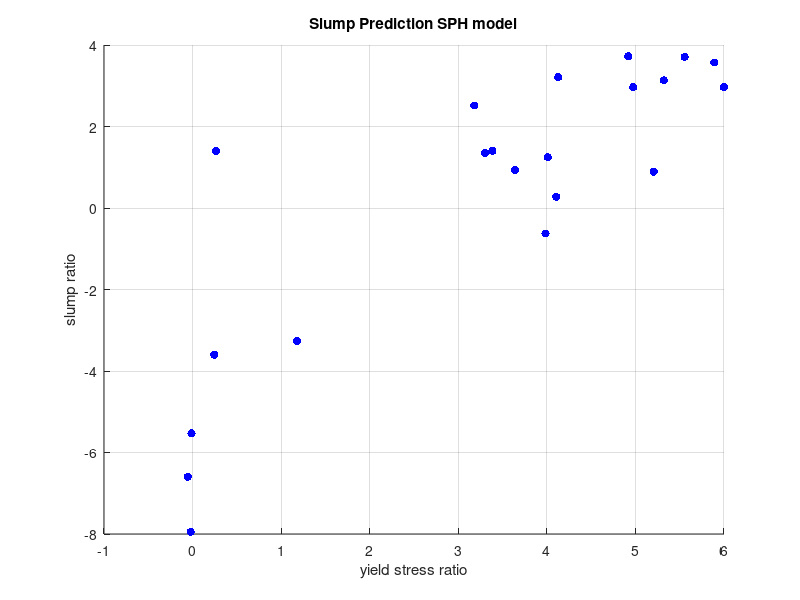
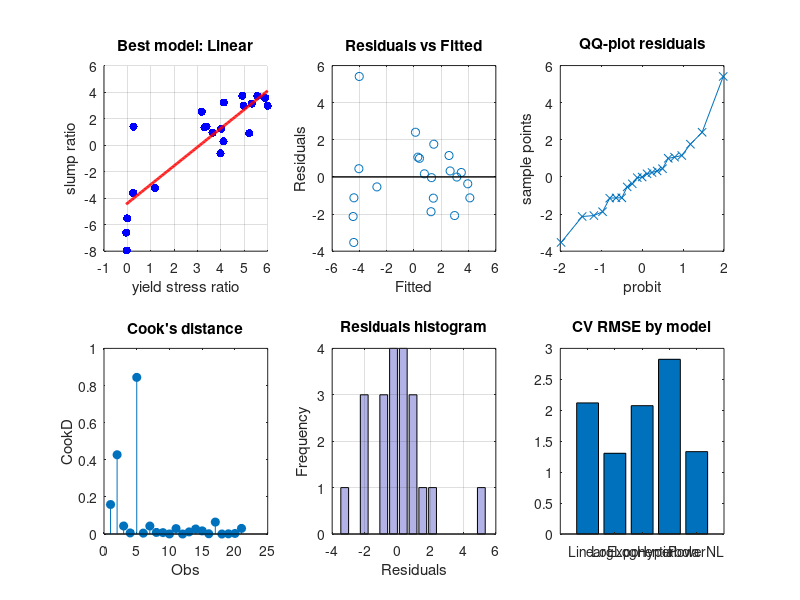

MATLAB code for these plots, in order:
function Regression()
% Regression
% Revised version of the regression script for yield stress vs Cv.
% Tests models: Linear, LogLog, Exponential, Hyperbola, PowerNL.
% Computes SSE, R2, AICc, BIC, bootstrap CI, k-fold CV RMSE and produces plots.
%
% Usage:
% >> Regression

clear; clc; close all;
rng(0);

%% --- Settings
studyName = 'Slump Prediction SPH model';
xLabel = 'yield stress ratio';
yLabel = 'slump ratio';
alpha = 0.05;      % significance level
kfold = 5;         % folds for cross-validation
Bboot = 2000;      % bootstrap replicates for CIs

%% --- Data (replace with file reading if preferred)
data = [ ...
-0.0539420624363028 -6.59580995439468
-0.0213574554151993 -7.94739513347386
-0.0128775610140182 -5.52977790834234
0.244505746166178   -3.59750062832853
0.2636403729715 1.39803269650024
1.17916871052176    -3.25658548024453
3.17955270647168    2.51551667923184
3.30073595694812    1.3448393537893
3.38540669575583    1.40233255889263
3.64082039762014    0.929617534244163
3.9852957717517 -0.625862433754349
4.01073829036707    1.24534984477969
4.105243288091  0.274604431658449
4.12800497371471    3.2134611921667
4.91747413682132    3.7205379921142
4.9744552866415 2.96825829655324
5.2062185248734 0.893447807555208
5.3218336778111 3.13221493190641
5.55473320492581    3.70686916455918
5.88871451007289    3.57008184144832
5.99843271295173    2.966988089421
];

x = data(:,1);
y = data(:,2);

% Remove NaN and invalid values
valid = isfinite(x) & isfinite(y);
x = x(valid); y = y(valid);

%% --- Initial visualization
figure('Name','Data overview','NumberTitle','off');
scatter(x,y,36,'b','filled');
xlabel(xLabel); ylabel(yLabel); title(studyName);
grid on;

%% --- Fit models and compute metrics
models = {'Linear','LogLog','Exponential','Hyperbola','PowerNL'};
res = struct();
n = numel(x);
SST = sum((y - mean(y)).^2);

for i = 1:numel(models)
  name = models{i};
  switch name
    case 'Linear'
      % y = a*x + b
      p = polyfit(x, y, 1);
      yfit = polyval(p, x);
      params = p; % [slope, intercept]
      Xtr = x; Ytr = y;
      pCount = 2;
    case 'LogLog'
      % y = A * x^k  -> log y = log A + k log x
      if any(x<=0) || any(y<=0)
        yfit = NaN(size(y)); params = [NaN NaN]; Xtr=[]; Ytr=[]; pCount = 2;
      else
        Xtr = log(x); Ytr = log(y);
        q = polyfit(Xtr, Ytr, 1);
        A = exp(q(2)); k = q(1);
        yfit = A .* x.^k;
        params = [k, log(A)]; % [slope, logA]
        pCount = 2;
      end
    case 'Exponential'
      % y = a * exp(b*x) -> log y = log a + b x
      if any(y<=0)
        yfit = NaN(size(y)); params = [NaN NaN]; Xtr=[]; Ytr=[]; pCount = 2;
      else
        Xtr = x; Ytr = log(y);
        q = polyfit(Xtr, Ytr, 1);
        b = q(1); a = exp(q(2));
        yfit = a .* exp(b .* x);
        params = [b, log(a)]; % [slope b, log a]
        pCount = 2;
      end
    case 'Hyperbola'
      % y = a + b*(1/x)
      if any(x==0)
        yfit = NaN(size(y)); params = [NaN NaN]; Xtr=[]; Ytr=[]; pCount = 2;
      else
        Xtr = 1./x; Ytr = y;
        q = polyfit(Xtr, Ytr, 1);
        b = q(1); a = q(2);
        yfit = a + b .* (1./x);
        params = [b, a];
        pCount = 2;
      end
    case 'PowerNL'
      % y = A * x^k  (nonlinear fit via fminsearch on SSE)
      if any(x<=0)
        yfit = NaN(size(y)); params = [NaN NaN]; Xtr=[]; Ytr=[]; pCount = 2;
      else
        q = polyfit(log(x), log(y), 1);
        p0 = [exp(q(2)), q(1)]; % [A, k]
        sseFun = @(pp) sum((y - pp(1).*x.^pp(2)).^2);
        opts = optimset('MaxFunEvals',1e4,'MaxIter',5e3,'TolX',1e-8,'TolFun',1e-8,'Display','off');
        [popt, ~, exitflag] = fminsearch(sseFun, p0, opts);
        params = popt;
        yfit = popt(1) .* x.^popt(2);
        Xtr = log(x); Ytr = log(y); % for auxiliary inference
        pCount = 2;
      end
  end

  % SSE, R2
  SSE = sum((y - yfit).^2);
  R2 = 1 - SSE / SST;

  % AIC, AICc, BIC
  if SSE <= 0 || ~isfinite(SSE)
    AIC = Inf; AICc = Inf; BIC = Inf;
  else
    AIC = n*log(SSE/n) + 2*pCount;
    if n - pCount - 1 > 0
      AICc = AIC + (2*pCount*(pCount+1)) / (n - pCount - 1);
    else
      AICc = Inf;
    end
    BIC = n*log(SSE/n) + pCount*log(n);
  end

  % Standard error and CI for linearizable models via linear regression on transformed variables
  SE_slope = NaN; CI_slope = [NaN NaN]; pval = NaN; reject = false; CV_slope = NaN;
  if exist('Xtr','var') && exist('Ytr','var') && numel(Xtr)==n
    q = polyfit(Xtr, Ytr, 1);
    Yhat_tr = polyval(q, Xtr);
    MSE = sum((Ytr - Yhat_tr).^2) / (n - 2);
    SE_slope = sqrt(MSE / sum((Xtr - mean(Xtr)).^2));
    CI_slope = q(1) + tinv([alpha/2, 1-alpha/2], n-2) * SE_slope;
    r = corr(Xtr, Ytr);
    tstat = r * sqrt((n-2)/(1-r^2));
    pval = 2 * (1 - tcdf(abs(tstat), n-2));
    reject = (pval < alpha);
    CV_slope = SE_slope / abs(q(1));
  end

  % k-fold CV RMSE (use fitfun handle that accepts xTrain,yTrain,xPred)
  cvRMSE = kfold_rmse(@(xtr,ytr,xp) fit_predict(name, xtr, ytr, xp), x, y, kfold);

  % store results
  res.(name) = struct('modelName', name, 'params', params, 'yfit', yfit, ...
    'SSE', SSE, 'R2', R2, 'AIC', AIC, 'AICc', AICc, 'BIC', BIC, ...
    'SE_slope', SE_slope, 'CI_slope', CI_slope, 'pval', pval, 'rejectH0', reject, ...
    'CV_slope', CV_slope, 'cvRMSE', cvRMSE);
  clear Xtr Ytr q;
end

%% --- Select best model (AICc + CV RMSE tie-breaker)
modelNames = fieldnames(res);
AICcvals = cellfun(@(n) res.(n).AICc, modelNames);
[~, sortedIdx] = sort(AICcvals);
topIdx = sortedIdx(1:min(2,numel(sortedIdx)));
% choose among top by cvRMSE
[~, bestRel] = min(cellfun(@(n) res.(n).cvRMSE, modelNames(topIdx)));
bestModel = modelNames{topIdx(bestRel)};
best = res.(bestModel);
res.best = best;

%% --- Bootstrap CI for best model parameters (residual bootstrap)
bootParams = bootstrap_params(x, y, bestModel, res.(bestModel).params, Bboot);
bootCI = prctile(bootParams, [2.5 97.5]);

%% --- Summary report (equation and explicit CIs)
fprintf('\n=== Model comparison summary ===\n');
fprintf('%-12s %8s %12s %12s %10s\n','Model','R2','AICc','BIC','CV_RMSE');
for i=1:numel(modelNames)
  m = res.(modelNames{i});
  fprintf('%-12s %8.3f %12.3g %12.3g %10.3g\n', modelNames{i}, m.R2, m.AICc, m.BIC, m.cvRMSE);
end

fprintf('\nBest model by AICc+CV: %s\n\n', bestModel);

% --- Build readable equation for the best model
switch bestModel
  case 'Linear'
    p = res.(bestModel).params; % [slope, intercept]
    eqStr = sprintf('log(tau_y) = %.4g * Cv %+.4g', p(1), p(2));
    slopeName = 'slope';
    slopeVal = p(1);
    % bootstrap params: rows correspond to [slope, intercept]
    bootParamNames = {'slope','intercept'};
  case 'LogLog'
    q = res.(bestModel).params; % [k, logA]
    k = q(1); A = exp(q(2));
    eqStr = sprintf('log(tau_y) = log(A) + k * log(Cv)   (A=%.4g, k=%.4g)', A, k);
    slopeName = 'k (log-log slope)';
    slopeVal = k;
    bootParamNames = {'k','logA'};
  case 'Exponential'
    q = res.(bestModel).params; % [b, log(a)]
    b = q(1); a = exp(q(2));
    eqStr = sprintf('log(tau_y) = log(a) + b * Cv   (a=%.4g, b=%.4g)', a, b);
    slopeName = 'b (exp slope)';
    slopeVal = b;
    bootParamNames = {'b','loga'};
  case 'Hyperbola'
    q = res.(bestModel).params; % [b, a] where y = a + b*(1/x)
    b = q(1); a = q(2);
    eqStr = sprintf('log(tau_y) = %.4g + %.4g * (1/Cv)', a, b);
    slopeName = 'b (1/Cv coeff)';
    slopeVal = b;
    bootParamNames = {'b','a'};
  case 'PowerNL'
    p = res.(bestModel).params; % [A, k]
    A = p(1); k = p(2);
    eqStr = sprintf('log(tau_y) ~ log(A) + k * log(Cv)   (A=%.4g, k=%.4g)', A, k);
    slopeName = 'k (power exponent)';
    slopeVal = k;
    bootParamNames = {'A','k'};
  otherwise
    eqStr = 'Equation not available';
    slopeName = 'slope';
    slopeVal = NaN;
    bootParamNames = {};
end

fprintf('Best model equation: %s\n', eqStr);

% --- Confidence intervals via bootstrap (already computed in bootParams)
% bootParams: B x nParams
if exist('bootParams','var') && ~isempty(bootParams)
  ci_boot = prctile(bootParams, [2.5 97.5]);
  % print CI for each parameter (column by column)
  fprintf('\nBootstrap 95%% CI for parameters (rows = lower, upper):\n');
  for j = 1:size(ci_boot,2)
    name = 'param';
    if j <= numel(bootParamNames), name = bootParamNames{j}; end
    fprintf(' %s : [%.4g , %.4g]\n', name, ci_boot(1,j), ci_boot(2,j));
  end
  % If a parameter is identified as "slope", print it explicitly
  switch bestModel
    case {'Linear','LogLog','Exponential','Hyperbola'}
      slope_col = 1;
    case 'PowerNL'
      slope_col = 2;
    otherwise
      slope_col = 1;
  end
  if slope_col <= size(ci_boot,2)
    fprintf('\nCI 95%% for %s: [%.4g , %.4g]\n', slopeName, ci_boot(1,slope_col), ci_boot(2,slope_col));
  end
else
  fprintf('\nBootstrap parameters not available for CI.\n');
end

% --- Also print linearized CI if available (res.best.CI_slope)
if isfield(best,'CI_slope') && ~all(isnan(best.CI_slope))
  fprintf('CI slope (linearized): [%.4g, %.4g]\n', best.CI_slope(1), best.CI_slope(2));
end

fprintf('p-value (linearized test): %.4g, reject H0: %d\n', best.pval, best.rejectH0);
fprintf('\n');

%% --- Diagnostic plots for the best model
xx = linspace(min(x), max(x), 200);
yy = fit_predict(bestModel, x, y, xx); % predict on grid

figure('Name','Best fit and diagnostics','NumberTitle','off','Position',[100 100 1200 600]);
subplot(2,3,1);
scatter(x,y,36,'b','filled'); hold on;
plot(xx, yy, 'r-', 'LineWidth', 2);
xlabel(xLabel); ylabel(yLabel); title(['Best model: ', bestModel]); grid on; hold off;

% --- Residuals vs fitted (robust)
% ensure res and bestModel exist
if ~exist('res','var') || ~isstruct(res)
  error('Struct ''res'' not found. Run the fitting step before diagnostics.');
end
if ~exist('bestModel','var') || isempty(bestModel) || ~isfield(res, bestModel)
  % try to recover best choice in res.best or by AICc
  if isfield(res,'best')
    bestModel = res.best.modelName;
  else
    % fallback: choose model with smallest AICc
    names = fieldnames(res);
    aicc_vals = cellfun(@(n) res.(n).AICc, names);
    [~, idxmin] = min(aicc_vals);
    bestModel = names{idxmin};
  end
end

% compute yhat reliably using fit_predict (fit on full set)
try
  yhat = fit_predict(bestModel, x, y, x);  % returns vector same size as x
catch ME
  % fallback: try to use res.(bestModel).yfit if available
  if isfield(res.(bestModel), 'yfit') && numel(res.(bestModel).yfit) == numel(y)
    yhat = res.(bestModel).yfit;
  else
    rethrow(ME);
  end
end

% compute residuals and plot
resid = y - yhat;
subplot(2,3,2);
plot(yhat, resid, 'o'); hold on;
% draw horizontal line y = 0 (compatible with Octave/MATLAB)
xl = xlim();
plot(xl, [0 0], 'k-', 'LineWidth', 1);
xlim(xl);
xlabel('Fitted'); ylabel('Residuals'); title('Residuals vs Fitted'); grid on; hold off;

% QQ plot
subplot(2,3,3);
qqplot(resid); title('QQ-plot residuals');

% Cook's distance plot (approximate)
subplot(2,3,4);
[~, cookD] = cooks_distance(x, y, bestModel, res.(bestModel).params);
stem(cookD,'filled'); title('Cook''s distance'); xlabel('Obs'); ylabel('CookD');

% --- print a line with top 4 Cook's D (robust)
[Ds_sorted, idx_sorted] = sort(cookD, 'descend');
topk = min(4, numel(cookD));
top_idx = idx_sorted(1:topk);
top_vals = Ds_sorted(1:topk);

medD = median(cookD);
if medD == 0
  medD = eps; % avoid division by zero
end

fprintf('Top %d Cook''s D: ', topk);
for i = 1:topk
  if i>1, fprintf('; '); end
  fprintf('idx=%d D=%.4g (%.1fx med)', top_idx(i), top_vals(i), top_vals(i)/medD);
end
fprintf('\n');
% --- Integrated permutation test (uses fit_predict and kfold_rmse)
% top_idx must exist (from Top 4 block)
k = min(2, numel(top_idx));        % number of points to test (adjust if you want 1,2 or 3)
idx_remove = top_idx(1:k);

% Local function to compute R2 and CV_RMSE for a chosen model
function resm = compute_metrics_model(modelName, xv, yv, kfold)
  nloc = numel(xv);
  % prediction on the set (yfit)
  yhat_loc = fit_predict(modelName, xv, yv, xv);
  SSE_loc = sum((yv - yhat_loc).^2);
  SST_loc = sum((yv - mean(yv)).^2);
  if SST_loc == 0
    R2_loc = NaN;
  else
    R2_loc = 1 - SSE_loc / SST_loc;
  end
  cv_loc = kfold_rmse(@(xtr,ytr,xp) fit_predict(modelName, xtr, ytr, xp), xv, yv, kfold);
  resm = struct('R2', R2_loc, 'cvRMSE', cv_loc);
end

% results on the original set (use bestModel already defined)
res_all = compute_metrics_model(bestModel, x, y, kfold);
R2_before = res_all.R2;

% re-estimate without influential points
x_clean = x; y_clean = y;
x_clean(idx_remove) = []; y_clean(idx_remove) = [];
res_clean = compute_metrics_model(bestModel, x_clean, y_clean, kfold);
R2_after = res_clean.R2;

fprintf('\nRemoving indices: %s -> Observed Delta R2 = %.4g\n', mat2str(idx_remove), R2_after - R2_before);
fprintf('CV_RMSE before = %.4g, after = %.4g (lower is better)\n', res_all.cvRMSE, res_clean.cvRMSE);

% permutation test (keep k and compare Delta R2)
B = 2000; count = 0; n = numel(y);
if k >= n
  warning('k >= n: permutation test not applicable.');
  p_perm = NaN;
else
  for b = 1:B
    idx_rand = randperm(n, k);
    xr = x; yr = y;
    xr(idx_rand) = []; yr(idx_rand) = [];
    r_rand = compute_metrics_model(bestModel, xr, yr, kfold);
    if (r_rand.R2 - R2_before) >= (R2_after - R2_before)
      count = count + 1;
    end
  end
  p_perm = (count + 1) / (B + 1);
end
fprintf('Permutation test p-value (k=%d, B=%d): %.4g\n', k, B, p_perm);
% --- Residuals histogram (compatible Octave/MATLAB)
subplot(2,3,5);
nbins = 15;
% use hist for compatibility
[counts, centers] = hist(resid, nbins);
bar(centers, counts, 'FaceColor', [0.7 0.7 0.9], 'EdgeColor', 'k');
xlabel('Residuals'); ylabel('Frequency'); title('Residuals histogram'); grid on;

% CV RMSE bar
subplot(2,3,6);
bar(cellfun(@(n) res.(n).cvRMSE, modelNames));
set(gca,'XTickLabel',modelNames); xtickangle(45); title('CV RMSE by model');

fprintf('\nDiagnostics plotted. Review residuals, Cook''s D and CV RMSE.\n');

end

%% ---------------- Helper functions ----------------

function ypred = fit_predict(modelName, xTrain, yTrain, xPred)
% Fit model on (xTrain,yTrain) and predict on xPred
% xPred can be scalar or vector
x = xTrain; y = yTrain;
switch modelName
  case 'Linear'
    p = polyfit(x,y,1);
    ypred = polyval(p, xPred);
  case 'LogLog'
    p = polyfit(log(x), log(y), 1);
    A = exp(p(2)); k = p(1);
    ypred = A .* xPred.^k;
  case 'Exponential'
    q = polyfit(x, log(y), 1);
    a = exp(q(2)); b = q(1);
    ypred = a .* exp(b .* xPred);
  case 'Hyperbola'
    q = polyfit(1./x, y, 1);
    b = q(1); a = q(2);
    ypred = a + b .* (1./xPred);
  case 'PowerNL'
    q = polyfit(log(x), log(y), 1);
    A = exp(q(2)); k = q(1);
    ypred = A .* xPred.^k;
  otherwise
    ypred = NaN(size(xPred));
end
end

function rmse = kfold_rmse(fitfun, x, y, k)
% k-fold cross-validation RMSE (compatible with Octave/MATLAB without toolboxes)
% fitfun: handle @(xTrain,yTrain,xPred) -> yPred
n = numel(x);
if k <= 1 || k > n
  error('k must be an integer between 2 and n');
end

% random indices and partition into k folds (nearly equal sizes)
perm = randperm(n);
foldSizes = floor(n / k) * ones(1,k);
remainder = mod(n, k);
for i = 1:remainder
  foldSizes(i) = foldSizes(i) + 1;
end

idx = cell(k,1);
pos = 1;
for i = 1:k
  idx{i} = perm(pos:(pos + foldSizes(i) - 1));
  pos = pos + foldSizes(i);
end

errs = zeros(k,1);
for i = 1:k
  testIdx = idx{i};
  trainIdx = setdiff(1:n, testIdx);
  xtr = x(trainIdx); ytr = y(trainIdx);
  xts = x(testIdx); yts = y(testIdx);
  yhat = fitfun(xtr, ytr, xts);
  errs(i) = sqrt(mean((yts - yhat).^2));
end
rmse = mean(errs);
end

function bootParams = bootstrap_params(x, y, modelName, params0, B)
% Residual bootstrap for parameter uncertainty
n = numel(x);
yfit = fit_predict(modelName, x, y, x);
resid = y - yfit;
bootParams = zeros(B, numel(params0));
opts = optimset('MaxFunEvals',1e4,'MaxIter',5e3,'Display','off');
for b=1:B
  eps = resid(randi(n, n, 1));
  yb = yfit + eps;
  switch modelName
    case 'Linear'
      p = polyfit(x, yb, 1);
      bootParams(b,:) = p;
    case 'LogLog'
      q = polyfit(log(x), log(yb), 1);
      bootParams(b,:) = [q(1), q(2)];
    case 'Exponential'
      q = polyfit(x, log(yb), 1);
      bootParams(b,:) = [q(1), q(2)];
    case 'Hyperbola'
      q = polyfit(1./x, yb, 1);
      bootParams(b,:) = [q(1), q(2)];
    case 'PowerNL'
      q = polyfit(log(x), log(yb), 1);
      A = exp(q(2)); k = q(1);
      bootParams(b,:) = [A, k];
    otherwise
      bootParams(b,:) = NaN(size(params0));
  end
end
end

function [leverage, cookD] = cooks_distance(x, y, modelName, params)
% Approximate Cook's distance for linearizable models
n = numel(x);
yhat = fit_predict(modelName, x, y, x);
resid = y - yhat;
sigma2 = var(resid);
switch modelName
  case 'Linear'
    X = [ones(n,1), x];
  case 'LogLog'
    X = [ones(n,1), log(x)];
  case 'Exponential'
    X = [ones(n,1), x];
  case 'Hyperbola'
    X = [ones(n,1), 1./x];
  case 'PowerNL'
    X = [ones(n,1), log(x)];
  otherwise
    X = [ones(n,1), x];
end
H = X * ((X' * X) \ X');
leverage = diag(H);
p = size(X,2);
cookD = (resid.^2 ./ (p * sigma2)) .* (leverage ./ (1 - leverage).^2);
end
